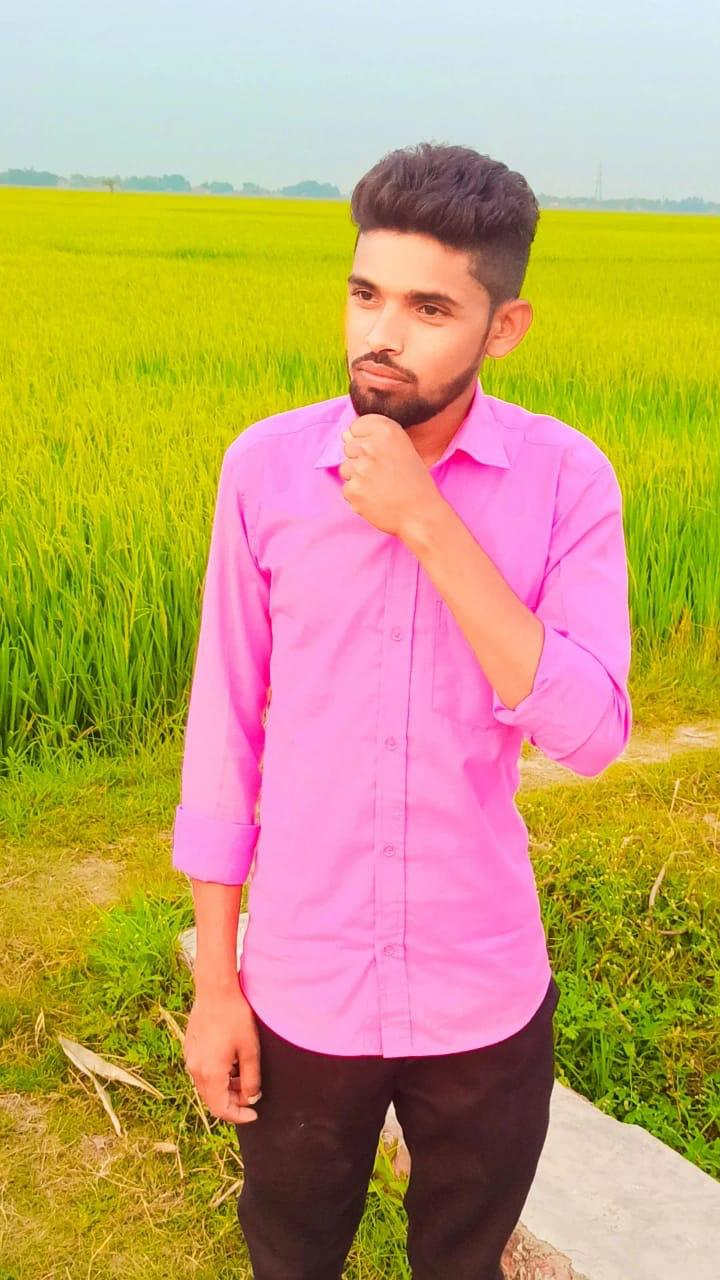
#> input picture img.jpg, 720 x 1280 px
$ python edgesdetection_img.py
#> lines starting #> are read from the running program, lines starting #| are printed output that depends on the picture
import cv2
import numpy as np

img = cv2.imread('img.jpg')
#> img is the input picture: shape (1280, 720, 3); mean B, G, R 108.6, 161.9, 193.8

# sobel edge detection
sobal_x = cv2.Sobel(img,-1,1,0)
sobal_y = cv2.Sobel(img,-1,0,1)
sobel_edge = cv2.addWeighted(sobal_x,0.5,sobal_y,0.5,0)
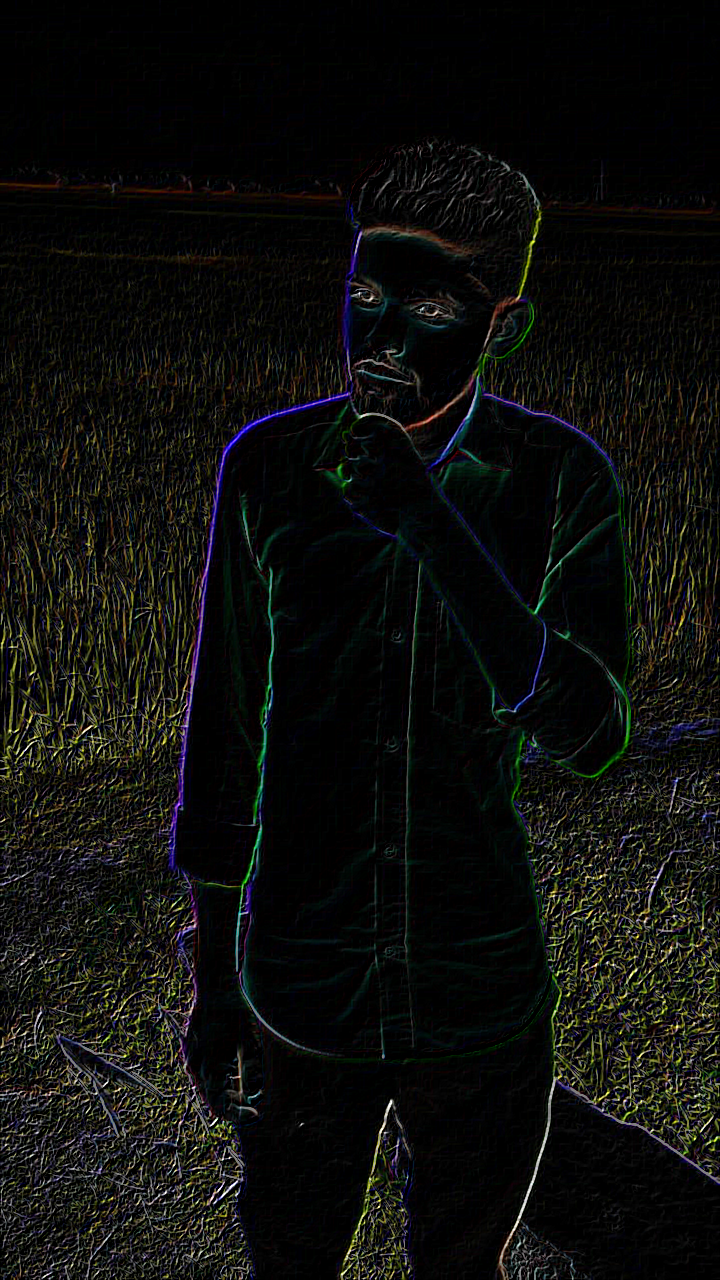
#> sobel_edge: shape (1280, 720, 3); mean B, G, R 12.4, 14.4, 13.9

# scherr edge dection
scharr_x = cv2.Scharr(img,-1,0,1)
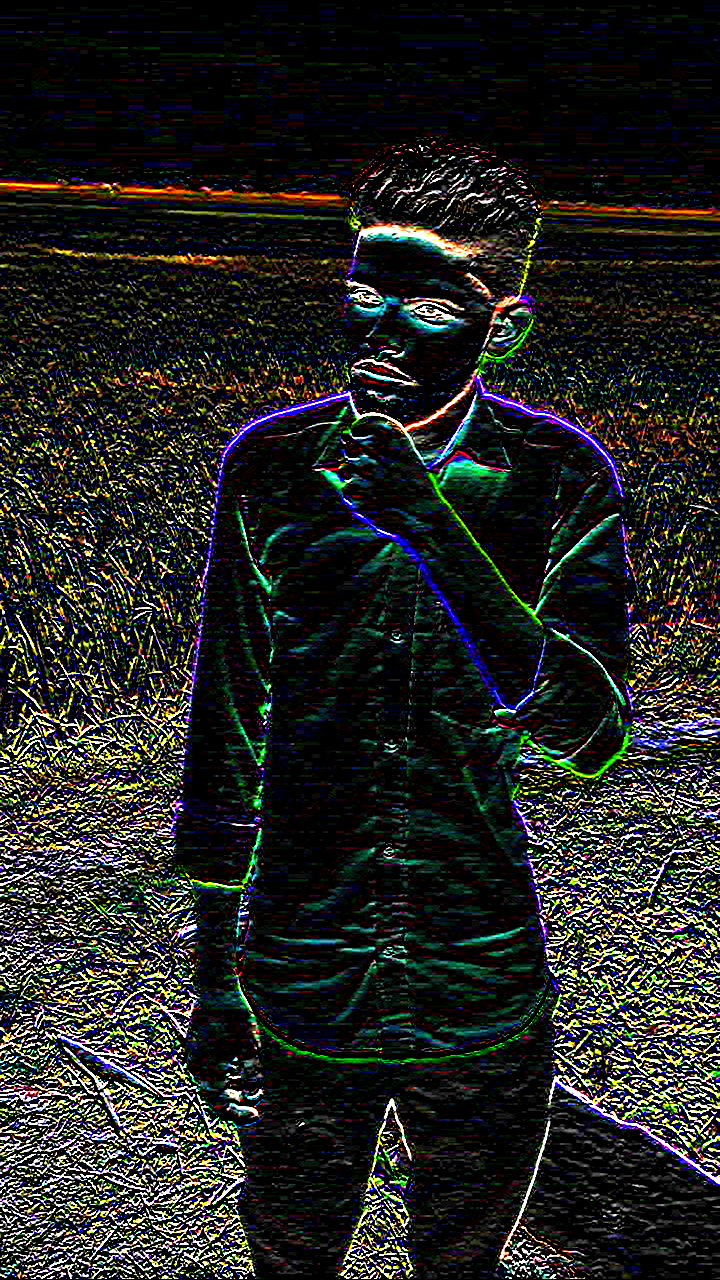
#> scharr_x: shape (1280, 720, 3); mean B, G, R 33.1, 35.8, 34.5
scharr_y = cv2.Scharr(img,-1,1,0)
scharr_image = cv2.addWeighted(scharr_x,0.5,scharr_y,0.5,0)
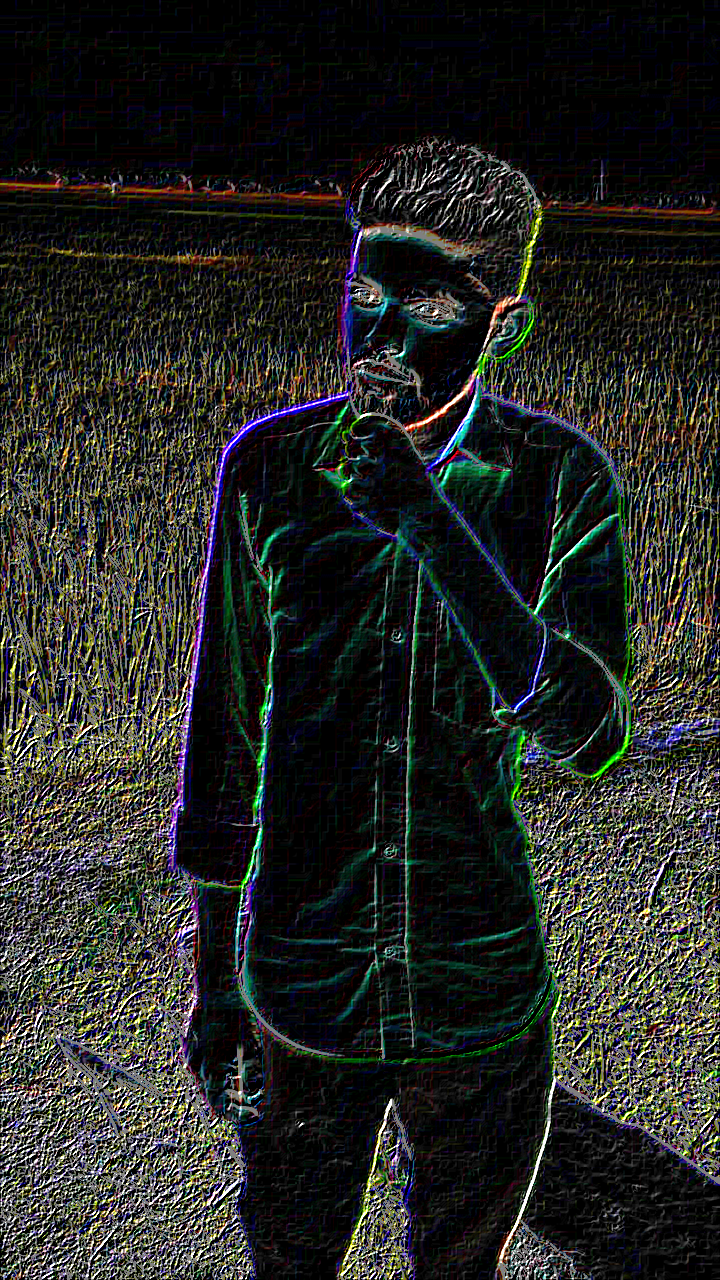
#> scharr_image: shape (1280, 720, 3); mean B, G, R 36.8, 39.7, 38.1

# laplation edge detection
laplacian_image = cv2.Laplacian(img,-1,ksize=7)
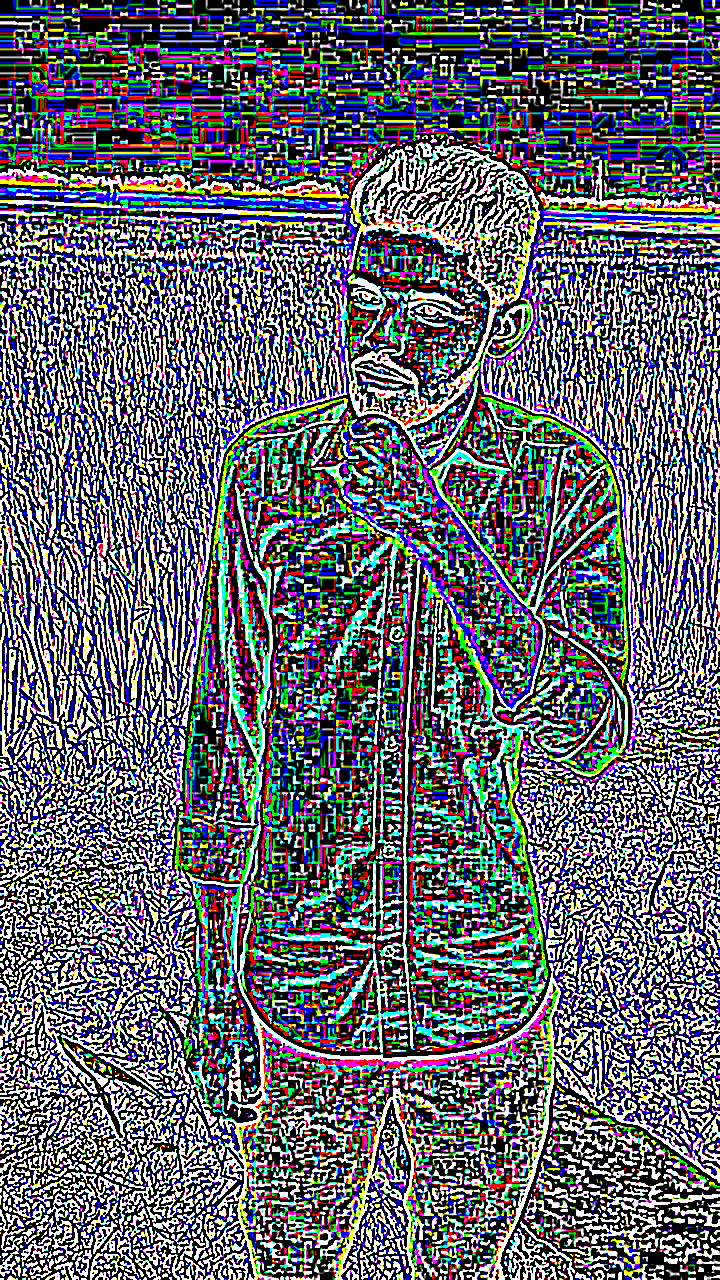
#> laplacian_image: shape (1280, 720, 3); mean B, G, R 112.8, 103.4, 101.3


cv2.imshow('sobel edged image',sobel_edge)
cv2.imshow('scharr edge detection image',scharr_image)
cv2.imshow('laplecian edge detection image',laplacian_image)
cv2.waitKey(0)

$ run again, with p1.jpg copied over img.jpg
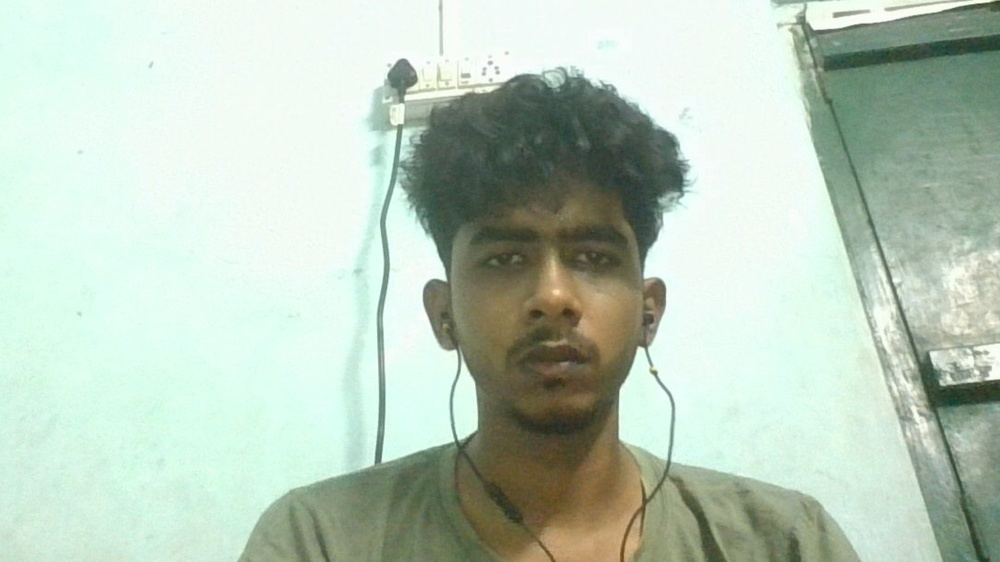
#> input picture p1.jpg, 1000 x 562 px, shrunk from 1920 x 1080 before the run
#> img is the input picture: shape (562, 1000, 3); mean B, G, R 188, 203.4, 186.6
#> `scharr_image = cv2.addWeighted(scharr_x,0.5,scharr_y,0.5,0)`:
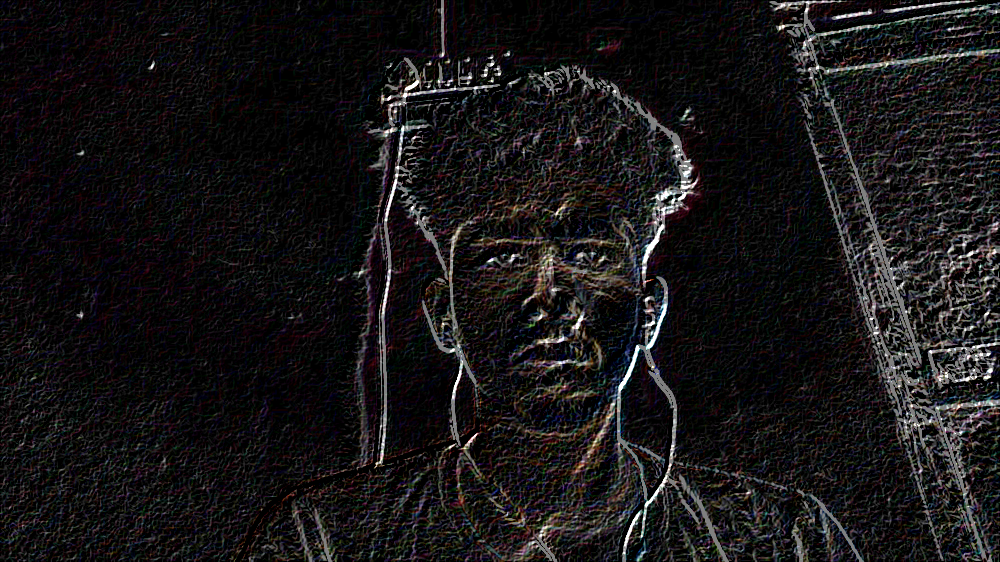
#> scharr_image: shape (562, 1000, 3); mean B, G, R 22.7, 21.8, 23.6
#> `laplacian_image = cv2.Laplacian(img,-1,ksize=7)`:
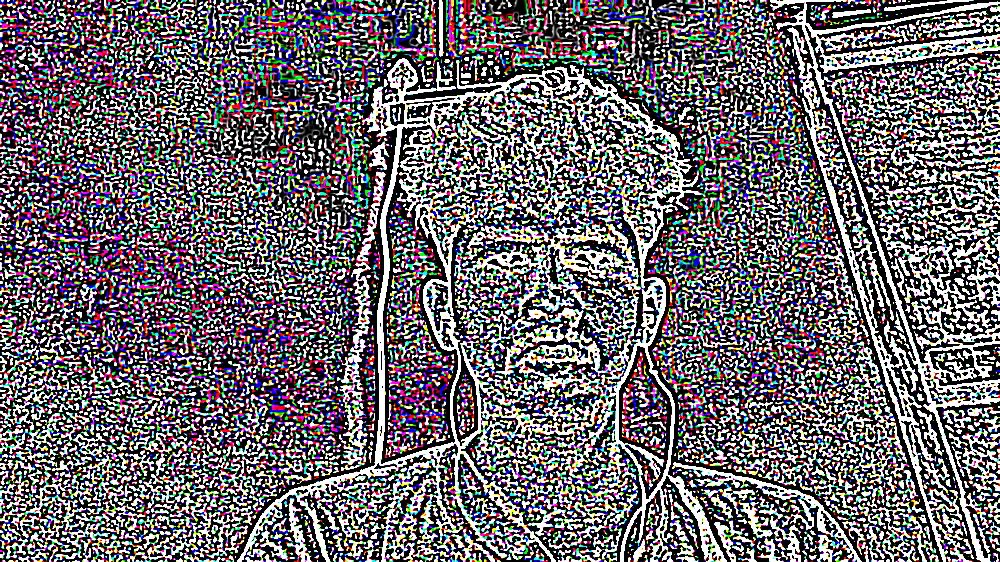
#> laplacian_image: shape (562, 1000, 3); mean B, G, R 107.7, 103, 107.5

$ run again, with p2.jpg copied over img.jpg
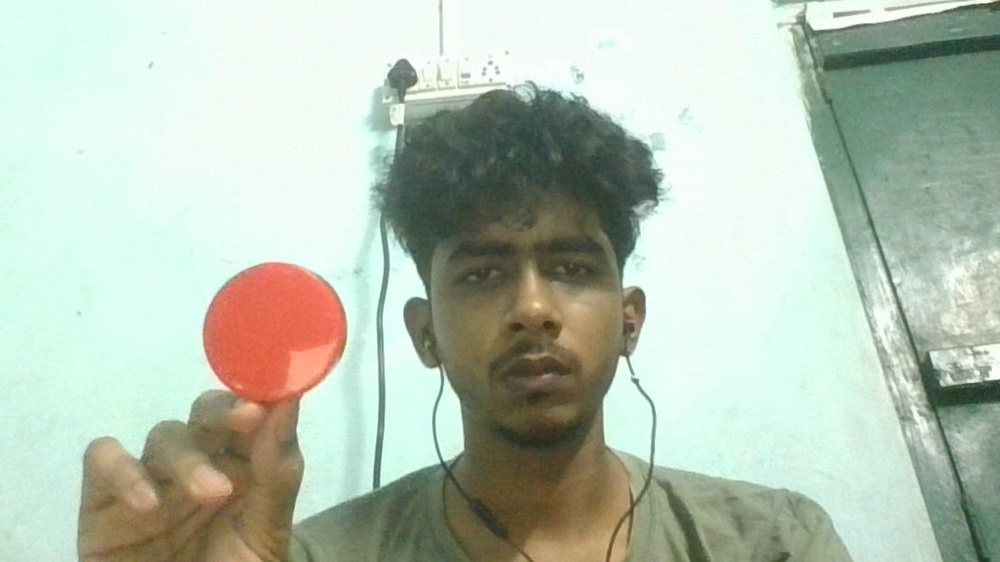
#> input picture p2.jpg, 1000 x 562 px, shrunk from 1920 x 1080 before the run
#> img is the input picture: shape (562, 1000, 3); mean B, G, R 178.9, 194.5, 181.8
#> `scharr_image = cv2.addWeighted(scharr_x,0.5,scharr_y,0.5,0)`:
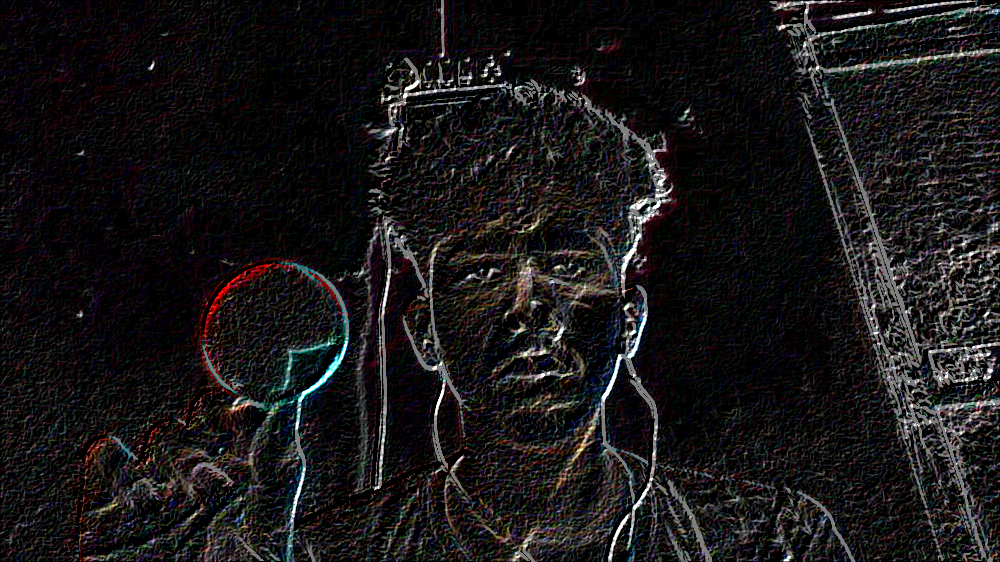
#> scharr_image: shape (562, 1000, 3); mean B, G, R 24.1, 23.2, 25.1
#> `laplacian_image = cv2.Laplacian(img,-1,ksize=7)`:
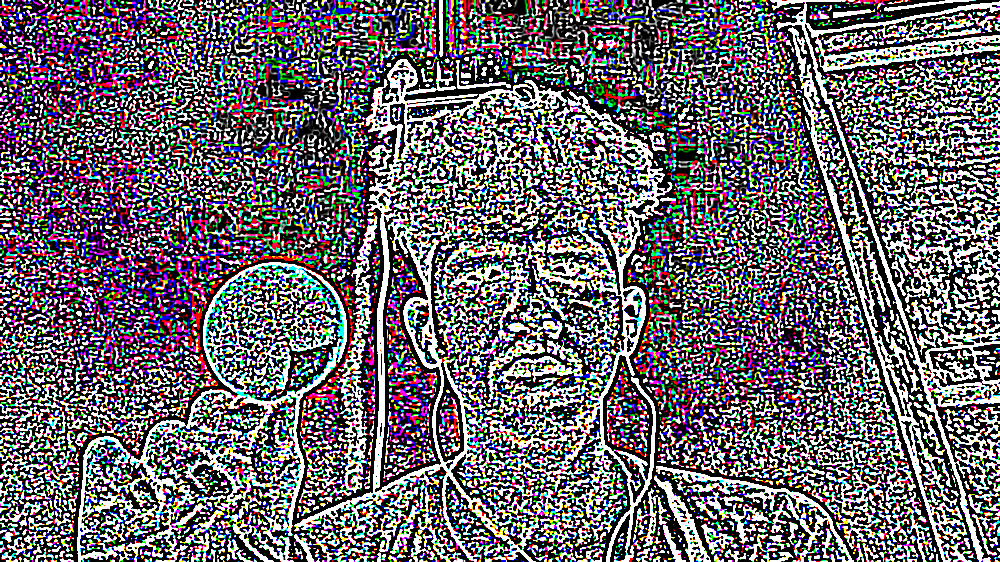
#> laplacian_image: shape (562, 1000, 3); mean B, G, R 107.7, 102.3, 107.3

$ run again, with p3.jpg copied over img.jpg
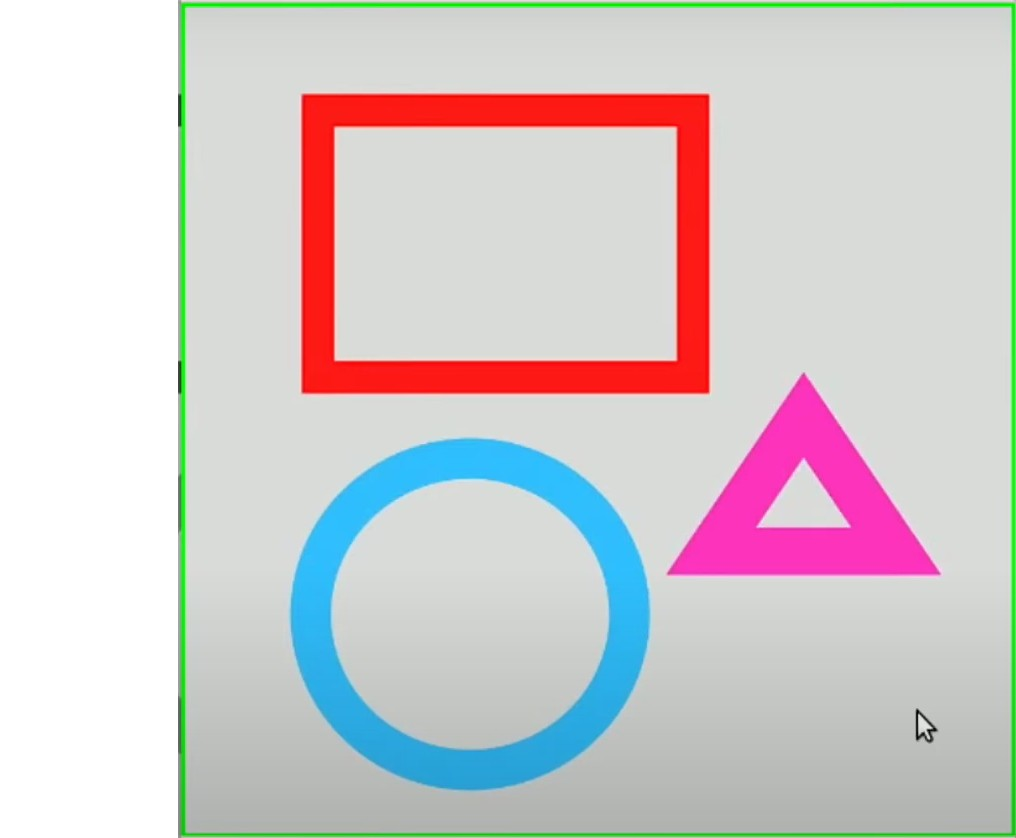
#> input picture p3.jpg, 1016 x 838 px
#> img is the input picture: shape (838, 1016, 3); mean B, G, R 205, 203.7, 210
#> `scharr_image = cv2.addWeighted(scharr_x,0.5,scharr_y,0.5,0)`:
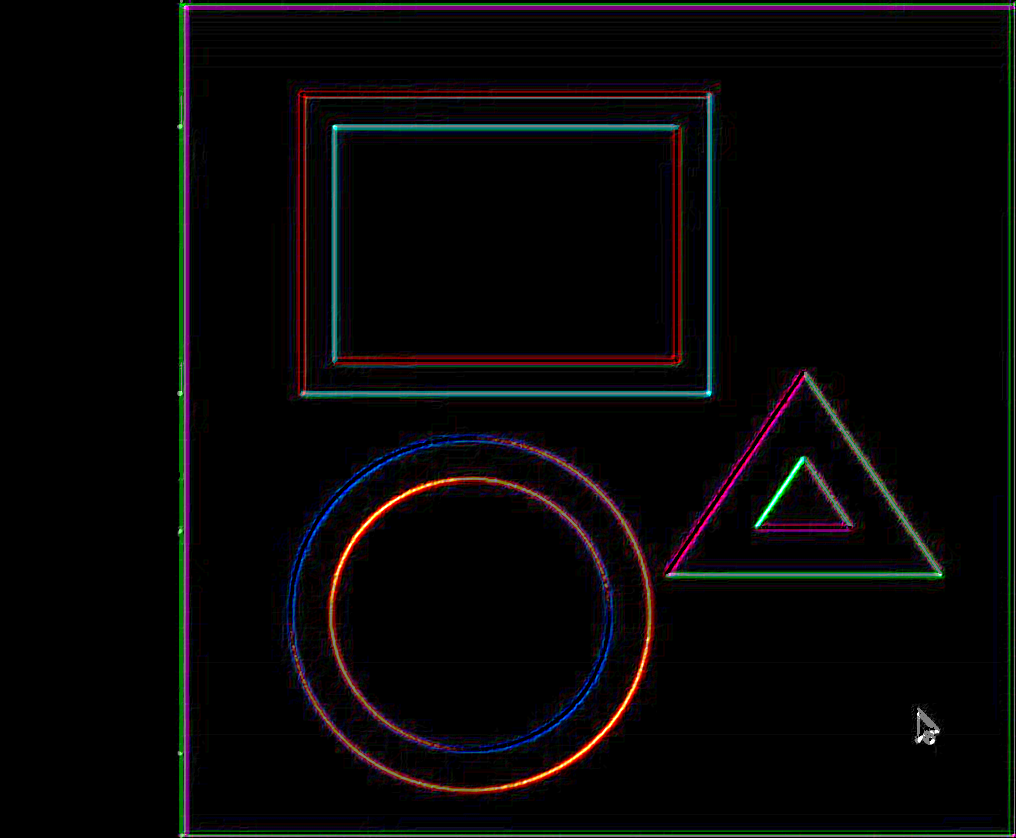
#> scharr_image: shape (838, 1016, 3); mean B, G, R 7.1, 6.5, 7.7
#> `laplacian_image = cv2.Laplacian(img,-1,ksize=7)`:
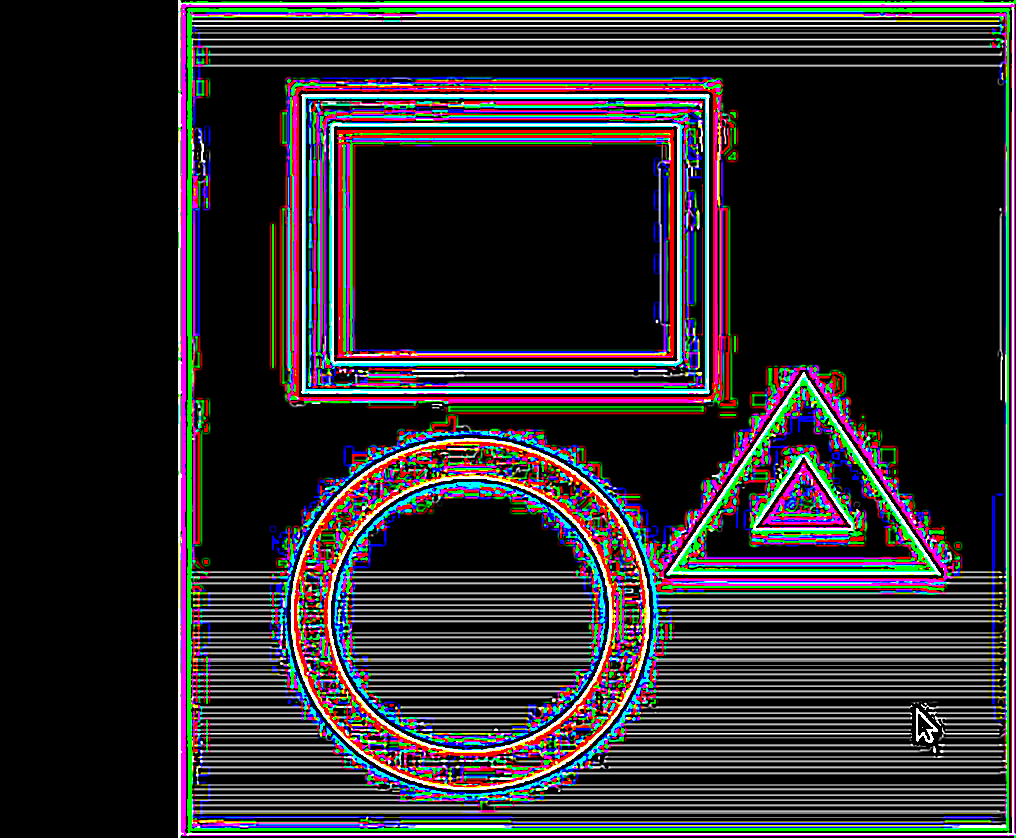
#> laplacian_image: shape (838, 1016, 3); mean B, G, R 44.9, 42.1, 44.7
